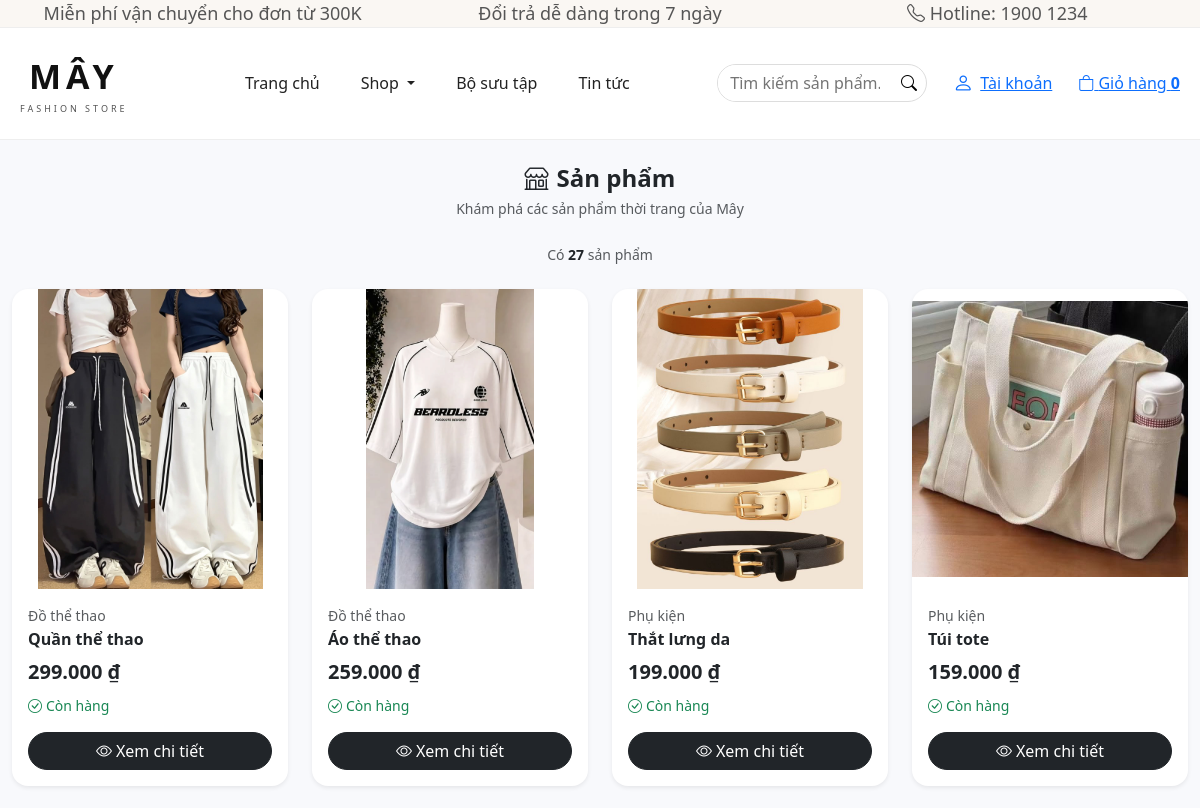
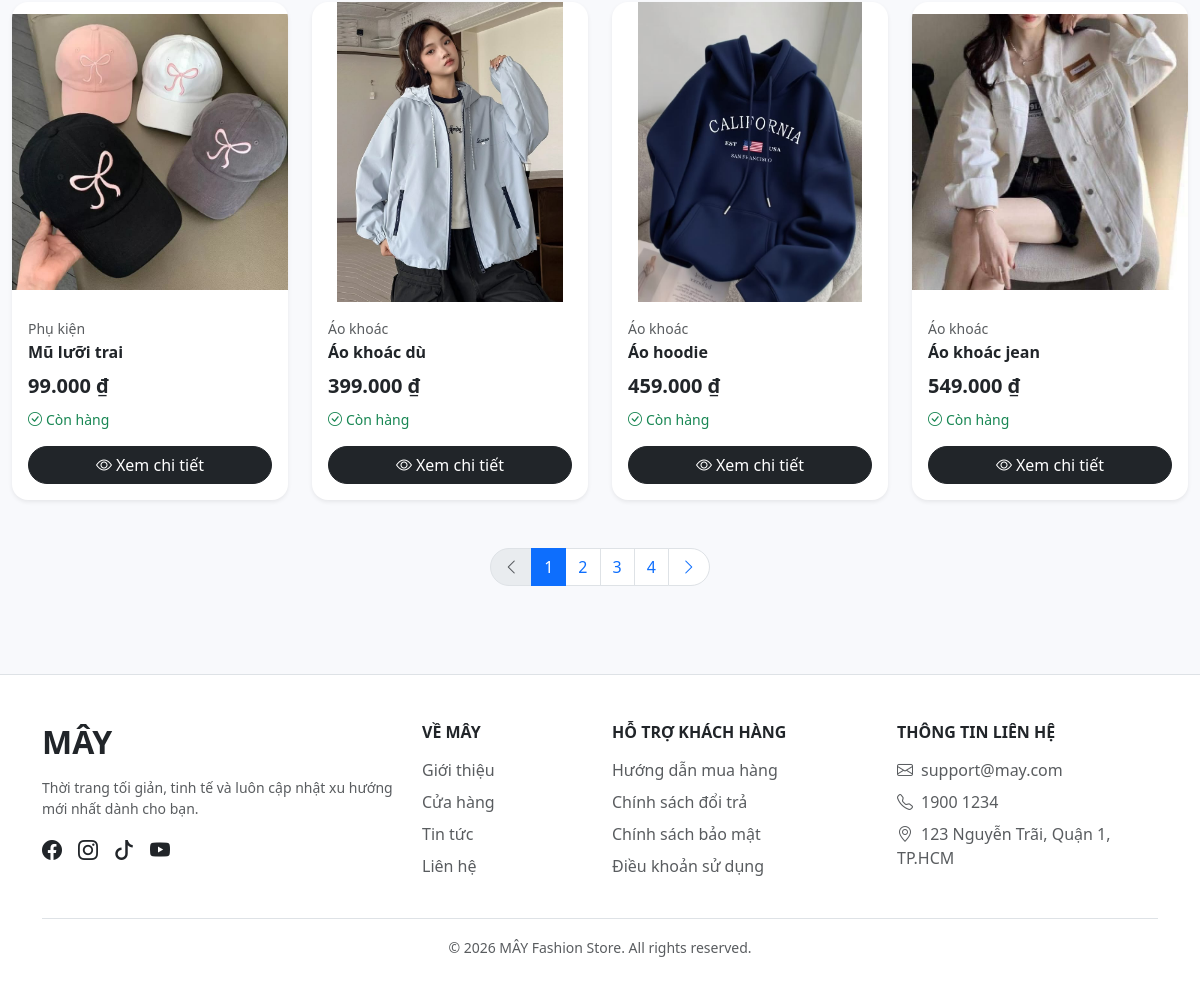
The app's page /fashion-store/products.php with its own data (2 pictures, top to bottom).
### tables this page shows
CREATE TABLE products (
    id INT AUTO_INCREMENT PRIMARY KEY,
    category_id INT NOT NULL,
    name VARCHAR(200) NOT NULL,
    price DECIMAL(15,2) NOT NULL,
    description TEXT,
    quantity INT DEFAULT 0,
    main_image VARCHAR(255),
    status INT DEFAULT 1,
    created_at DATETIME DEFAULT CURRENT_TIMESTAMP,
    gender ENUM('male','female') NOT NULL DEFAULT 'female',
    FOREIGN KEY (category_id) REFERENCES categories(id)
);

CREATE TABLE categories (
    id INT AUTO_INCREMENT PRIMARY KEY,
    name VARCHAR(100) NOT NULL,
    description TEXT,
    status INT DEFAULT 1
);

### includes/filter.php (called while the page is built, shortened)
<?php
$conditions = ["p.status = 1"];
$params = [];
$types = "";
$where = " WHERE " . implode(" AND ", $conditions);

### includes/pagination.php (called while the page is built, shortened)
<?php
$limit = 8;
$page = isset($_GET['page']) ? (int)$_GET['page'] : 1;
$total_pages = (int)ceil($total_products / $limit);
$offset = ($page - 1) * $limit;

### fashion-store/products.php (the view, shortened to what this page needs)
<?php
require_once  __DIR__ . '/../includes/database.php';
require_once  __DIR__ . '/../includes/filter.php';
$count_sql = "
    SELECT COUNT(*) AS total
    FROM products p
    $where
";
$count_stmt = $conn->prepare($count_sql);
$count_stmt->execute();
$count_result = $count_stmt->get_result();
$total_products = (int)$count_result->fetch_assoc()['total'];
require_once __DIR__ . '/../includes/pagination.php';
$product_sql = "
    SELECT
        p.id,
        p.name,
        p.price,
        p.quantity,
        p.main_image,
        p.description,
        c.name AS category_name,
        COUNT(pv.id) AS variant_count,
        COALESCE(SUM(pv.quantity),0) AS variant_stock
    FROM products p
    LEFT JOIN categories c ON p.category_id = c.id
    LEFT JOIN product_variants pv ON p.id = pv.product_id
    $where
    GROUP BY p.id,p.name,p.price,p.quantity,p.main_image,p.description,c.name,p.created_at
    ORDER BY p.created_at DESC, p.id DESC
    LIMIT ? OFFSET ?
";
$product_stmt = $conn->prepare($product_sql);
$product_params = $params;
$product_types = $types . "ii";
$product_params[] = $limit;
$product_params[] = $offset;
$product_stmt->bind_param(
    $product_types,
    ...$product_params
);
$product_stmt->execute();
$products = $product_stmt->get_result();
function buildProductPageUrl($page)
{
    $query = $_GET;
    $query['page'] = $page;
    return '?' . http_build_query($query);
}
include __DIR__ . '/../includes/header.php';
include __DIR__ . '/../includes/menu.php';
?>
<div class="container-fluid py-4">
    <div class="mb-4 text-center">
        <h4 class="fw-bold mb-1"><i class="bi bi-shop me-2"></i>Sản phẩm</h4>
        <small class="text-muted">Khám phá các sản phẩm thời trang của Mây</small>
    </div>
    <div class="d-flex justify-content-center align-items-center mb-4">
        <span class="text-muted small">Có <strong class="text-dark"><?= $total_products ?></strong> sản phẩm</span>
    </div>
    <div class="row g-4">
        <?php if ($products->num_rows > 0): ?>
            <?php while ($product = $products->fetch_assoc()): ?>
                <div class="col-12 col-sm-6 col-md-4 col-lg-3">
                    <div class="card border-0 shadow-sm rounded-4 overflow-hidden h-100">
                        <?php if (!empty($product['main_image'])): ?>
                            <div style="height:300px;">
                                <img
                                    src="../uploads/products/<?= htmlspecialchars($product['main_image']) ?>"
                                    alt="<?= htmlspecialchars($product['name']) ?>"
                                    class="w-100 h-100"
                                    style="object-fit:contain;"
                                >
                            </div>
                        <?php else: ?>
                            <div class="bg-light d-flex align-items-center justify-content-center" style="height:300px;">
                                <i class="bi bi-image fs-1 text-secondary"></i>
                            </div>
                        <?php endif; ?>
                        <div class="card-body d-flex flex-column p-3">
                            <small class="text-muted mb-1"><?= htmlspecialchars($product['category_name'] ?? 'Chưa phân loại') ?></small>
                            <h6 class="fw-semibold mb-2"><?= htmlspecialchars($product['name']) ?></h6>
                            <div class="fw-bold fs-5 mb-2">
                                <?= number_format($product['price'],0,',','.') ?> ₫
                            </div>
                            <?php if ((int)$product['variant_count'] > 0 ? (int)$product['variant_stock'] > 0 : (int)$product['quantity'] > 0): ?>
                                <div class="text-success small mb-3">
                                    <i class="bi bi-check-circle me-1"></i>Còn hàng
                                </div>
                            <?php else: ?>
                                <div class="text-danger small mb-3">
                                    <i class="bi bi-x-circle me-1"></i>Hết hàng
                                </div>
                            <?php endif; ?>
                            <a href="product-detail.php?id=<?= (int)$product['id'] ?>" class="btn btn-dark w-100 rounded-pill mt-auto">
                                <i class="bi bi-eye me-1"></i>Xem chi tiết
                            </a>
                        </div>
                    </div>
                </div>
            <?php endwhile; ?>
        <?php endif; ?>
    </div>
    <?php if ($total_pages > 1): ?>
        <nav class="mt-5" aria-label="Phân trang sản phẩm">
            <ul class="pagination justify-content-center">
                <li class="page-item <?= $page <= 1 ? 'disabled' : '' ?>">
                    <?php if ($page > 1): ?>
                        <a
                            class="page-link rounded-start-pill"
                            href="<?= htmlspecialchars(
                                buildProductPageUrl($page - 1)
                            ) ?>"
                        >
                            <i class="bi bi-chevron-left"></i>
                        </a>
                    <?php else: ?>
                        <span class="page-link rounded-start-pill"><i class="bi bi-chevron-left"></i></span>
                    <?php endif; ?>
                </li>
                <?php for ($i = 1; $i <= $total_pages; $i++): ?>
                    <li class="page-item <?= $i == $page ? 'active' : '' ?>">
                        <a
                            class="page-link"
                            href="<?= htmlspecialchars(
                                buildProductPageUrl($i)
                            ) ?>"
                        >
                            <?= $i ?>
                        </a>
                    </li>
                <?php endfor; ?>
                <li class="page-item <?= $page >= $total_pages ? 'disabled' : '' ?>">
                    <?php if ($page < $total_pages): ?>
                        <a
                            class="page-link rounded-end-pill"
                            href="<?= htmlspecialchars(
                                buildProductPageUrl($page + 1)
                            ) ?>"
                        >
                            <i class="bi bi-chevron-right"></i>
                        </a>
                    <?php else: ?>
                        <span class="page-link rounded-end-pill"><i class="bi bi-chevron-right"></i></span>
                    <?php endif; ?>
                </li>
            </ul>
        </nav>
    <?php endif; ?>
</div>
<?php include '../includes/footer.php'; ?>

### includes/header.php (shortened to what this page needs)
<!DOCTYPE html>
<html lang="vi">
<head>
    <link href="https://cdn.jsdelivr.net/npm/bootstrap@5.3.3/dist/css/bootstrap.min.css" rel="stylesheet">
    <link rel="stylesheet" href="https://cdn.jsdelivr.net/npm/bootstrap-icons@1.11.3/font/bootstrap-icons.min.css">
    <link rel="stylesheet" href="../assets/css/style.css?v=10">
</head>
<body>

### includes/menu.php (shortened to what this page needs)
<?php
$user = $_SESSION['user'] ?? null;
$isLoggedIn = isset($_SESSION['user']);
$isAdmin = $isLoggedIn && (($user['role'] ?? '') === 'admin');
$cart_count = 0;
?>
<div class="topbar">
    <div class="container-fluid px-3">
        <div class="row align-items-center text-center">
            <div class="col-12 col-md-4">
                <span>Miễn phí vận chuyển cho đơn từ 300K</span>
            </div>
            <div class="col-md-4  ">
                <span>Đổi trả dễ dàng trong 7 ngày</span>
            </div>
            <div class="col-md-4  ">
                <span>
                    <i class="bi bi-telephone"></i>
                    Hotline: 1900 1234
                </span>
            </div>
        </div>
    </div>
</div>
<nav class="main-navbar navbar navbar-expand-lg">
    <div class="navbar-container container-fluid">
        <div class="may-logo-wrapper d-flex align-items-center">
            <a href="index.php" class="may-logo">
                <span class="may-logo-main">MÂY</span>
                <span class="may-logo-sub">FASHION STORE</span>
            </a>
        </div>
        <div class="collapse navbar-collapse" id="mainMenu">
            <div class="main-nav navbar-nav">
                <a href="index.php" class="nav-item nav-link">Trang chủ</a>
                <div class="dropdown">
                    <button class="nav-item nav-link dropdown-toggle" type="button"
                            data-bs-toggle="dropdown" aria-expanded="false">
                        Shop
                    </button>
                </div>
                <a href="collections.php" class="nav-item nav-link">Bộ sưu tập</a>
                <a href="banners.php" class="nav-item nav-link">Tin tức</a>
            </div>
            <div class="navbar-actions ms-lg-auto">
                <form action="search.php" method="GET" class="header-search">
                    <input
                        type="text"
                        name="q"
                        placeholder="Tìm kiếm sản phẩm..."
                        value="<?= htmlspecialchars($_GET['q'] ?? '') ?>"
                    >
                    <button type="submit"><i class="bi bi-search"></i></button>
                </form>
                <div class="header-account">
                    <?php if ($isLoggedIn): ?>
                        <a href="profile.php" class="header-action">
                            <i class="bi bi-person"></i>
                            <span><?= htmlspecialchars($user['name'] ?? 'Tài khoản') ?></span>
                        </a>
                        <div class="account-dropdown">
                            <a href="profile.php"><i class="bi bi-person"></i>Thông tin tài khoản</a>
                            <a href="change-password.php"><i class="bi bi-lock"></i>Đổi mật khẩu</a>
                            <?php if ($isAdmin): ?>
                                <a href="../admin/dashboard.php"><i class="bi bi-speedometer2"></i>Trang quản trị</a>
                            <?php endif; ?>
                            <div class="dropdown-divider"></div>
                            <a href="logout.php"><i class="bi bi-box-arrow-right"></i>Đăng xuất</a>
                        </div>
                    <?php else: ?>
                        <a href="login.php" class="header-action">
                            <i class="bi bi-person"></i>
                            <span>Tài khoản</span>
                        </a>
                    <?php endif; ?>
                </div>
                <a href="cart.php" class="header-action cart-action">
                    <i class="bi bi-bag"></i>
                    <span>Giỏ hàng</span>
                    <b class="cart-count"><?= $cart_count ?></b>
                </a>
            </div>
        </div>
    </div>
</nav>

### includes/footer.php (shortened to what this page needs)
<footer class="bg-white border-top mt-5">
    <div class="container py-5">
        <div class="row g-4">
            <div class="col-lg-4 col-md-6">
                <h2 class="fw-bold mb-3">MÂY</h2>
                <p class="text-muted small mb-3">Thời trang tối giản, tinh tế và luôn cập nhật xu hướng mới nhất dành cho bạn.</p>
                <div class="d-flex gap-3">
                    <a href="#" class="text-dark fs-5"><i class="bi bi-facebook"></i></a>
                    <a href="#" class="text-dark fs-5"><i class="bi bi-instagram"></i></a>
                    <a href="#" class="text-dark fs-5"><i class="bi bi-tiktok"></i></a>
                    <a href="#" class="text-dark fs-5"><i class="bi bi-youtube"></i></a>
                </div>
            </div>
            <div class="col-lg-2 col-md-6">
                <h6 class="fw-bold mb-3">VỀ MÂY</h6>
                <ul class="list-unstyled small">
                    <li class="mb-2"><a href="#" class="text-muted text-decoration-none">Giới thiệu</a></li>
                    <li class="mb-2"><a href="#" class="text-muted text-decoration-none">Cửa hàng</a></li>
                    <li class="mb-2"><a href="#" class="text-muted text-decoration-none">Tin tức</a></li>
                    <li><a href="#" class="text-muted text-decoration-none">Liên hệ</a></li>
                </ul>
            </div>
            <div class="col-lg-3 col-md-6">
                <h6 class="fw-bold mb-3">HỖ TRỢ KHÁCH HÀNG</h6>
                <ul class="list-unstyled small">
                    <li class="mb-2"><a href="#" class="text-muted text-decoration-none">Hướng dẫn mua hàng</a></li>
                    <li class="mb-2"><a href="#" class="text-muted text-decoration-none">Chính sách đổi trả</a></li>
                    <li class="mb-2"><a href="#" class="text-muted text-decoration-none">Chính sách bảo mật</a></li>
                    <li><a href="#" class="text-muted text-decoration-none">Điều khoản sử dụng</a></li>
                </ul>
            </div>
            <div class="col-lg-3 col-md-6">
                <h6 class="fw-bold mb-3">THÔNG TIN LIÊN HỆ</h6>
                <ul class="list-unstyled small text-muted">
                    <li class="mb-2"><i class="bi bi-envelope me-2"></i>support@may.com</li>
                    <li class="mb-2"><i class="bi bi-telephone me-2"></i>1900 1234</li>
                    <li><i class="bi bi-geo-alt me-2"></i>123 Nguyễn Trãi, Quận 1, TP.HCM</li>
                </ul>
            </div>
        </div>
        <div class="border-top mt-4 pt-3 text-center">
            <small class="text-muted">&copy; 2026 MÂY Fashion Store. All rights reserved.</small>
        </div>
    </div>
</footer>
<link rel="stylesheet" href="https://cdn.jsdelivr.net/npm/toastify-js/src/toastify.min.css">
</body>
</html>

### assets/css/style.css (style rules this page uses)
body { background-color: #f8f9fc; font-family: 'Segoe UI', sans-serif; overflow-x: hidden; }
.topbar { background:#faf7f3;color:#555;font-size:18px;border-bottom:1px solid #eee }
.main-navbar { background:#fff;border-bottom:1px solid #eee }
.navbar-container { max-width:1200px;margin:auto;min-height:90px;padding:15px 20px;display:flex;align-items:center;justify-content:space-between;gap:30px }
.may-logo-wrapper { display:flex;align-items:center }
.may-logo { display:flex;flex-direction:column;align-items:center;color:#111;text-decoration:none }
.may-logo-main { font-size:34px;font-weight:600;letter-spacing:5px }
.may-logo-sub { font-size:9px;letter-spacing:3px;color:#555 }
.main-nav { display:flex;gap:25px;flex:1;justify-content:center }
.nav-item { color:#222;text-decoration:none;font-size:16px }
.navbar-actions { display:flex;align-items:center;gap:18px }
.header-search { width:210px;height:38px;display:flex;border:1px solid #ddd;border-radius:30px;overflow:hidden }
.header-search input { width:100%;border:0;outline:0;padding:0 12px;font-size:16px }
.header-search button { width:40px;border:0;background:none }
.header-account { position:relative;height:45px;display:flex;align-items:center }
.header-account .header-action { height:45px;padding:0 8px;display:flex;align-items:center;gap:7px;white-space:nowrap }
.header-account .header-action i { font-size:20px }
footer { font-family:'Segoe UI',sans-serif }
footer h1,footer h2,footer h3 { font-family:'Segoe UI',sans-serif }
footer p,footer a,footer li { font-size:16px }

### records on screen
products: main_image (picture), category.name "Đồ thể thao", name "Quần thể thao", price "299.000"
products: main_image (picture), category.name "Đồ thể thao", name "Áo thể thao", price "259.000"
products: main_image (picture), category.name "Phụ kiện", name "Thắt lưng da", price "199.000"
products: main_image (picture), category.name "Phụ kiện", name "Túi tote", price "159.000"
products: main_image (picture), category.name "Phụ kiện", name "Mũ lưỡi trai", price "99.000"
products: main_image (picture), category.name "Áo khoác", name "Áo khoác dù", price "399.000"
products: main_image (picture), category.name "Áo khoác", name "Áo hoodie", price "459.000"
products: main_image (picture), category.name "Áo khoác", name "Áo khoác jean", price "549.000"

### other values on screen
$cart_count "0"
$total_products "27"
